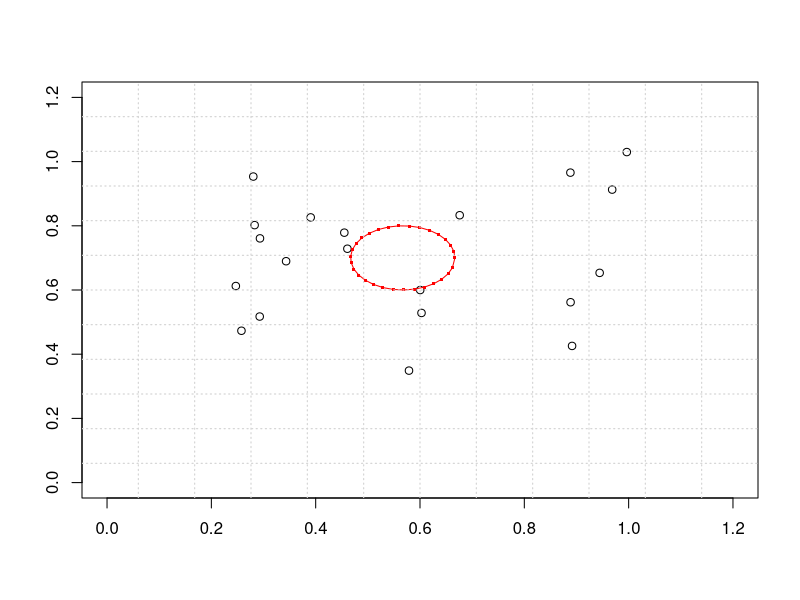
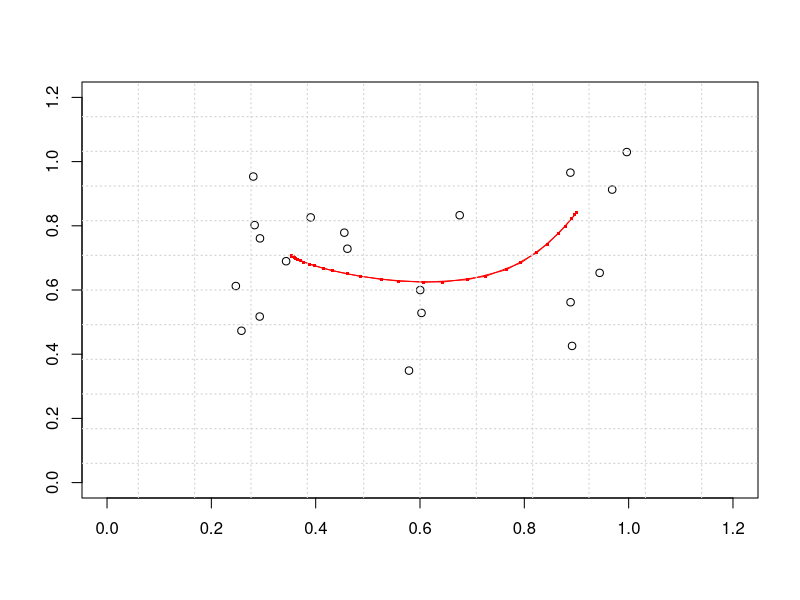
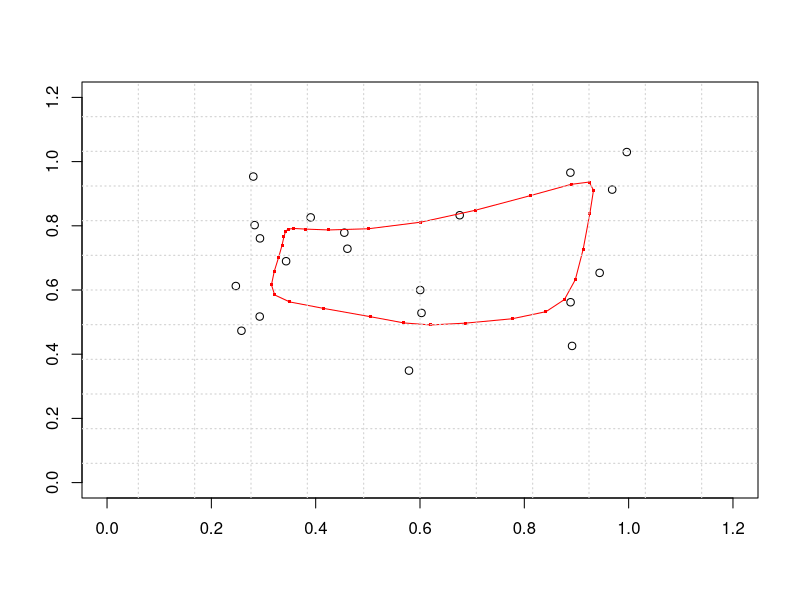
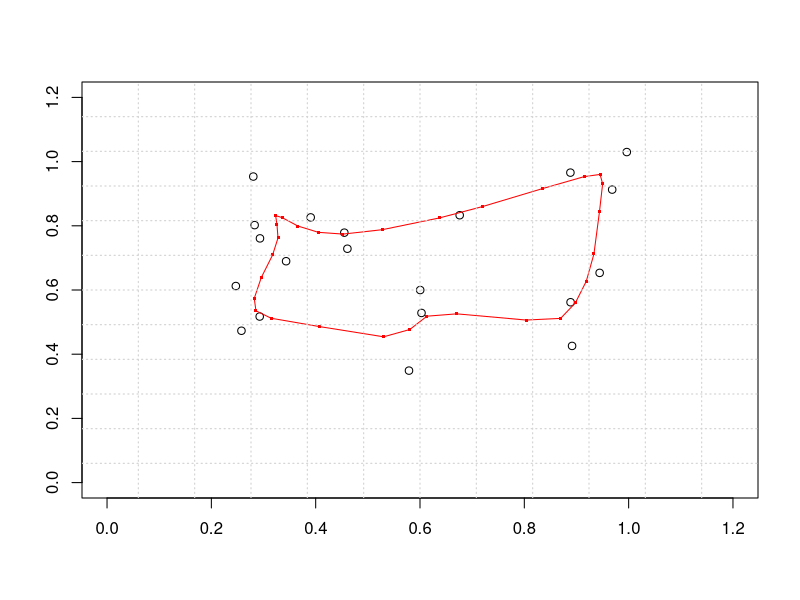
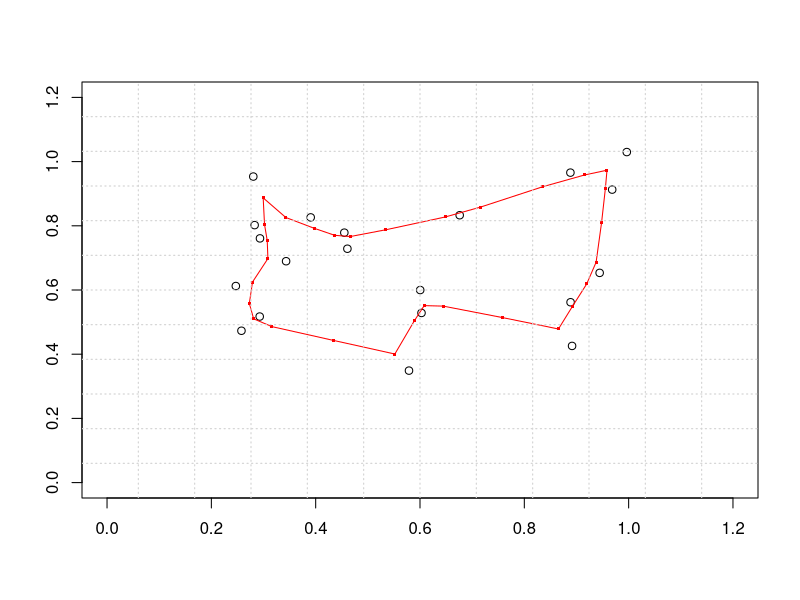
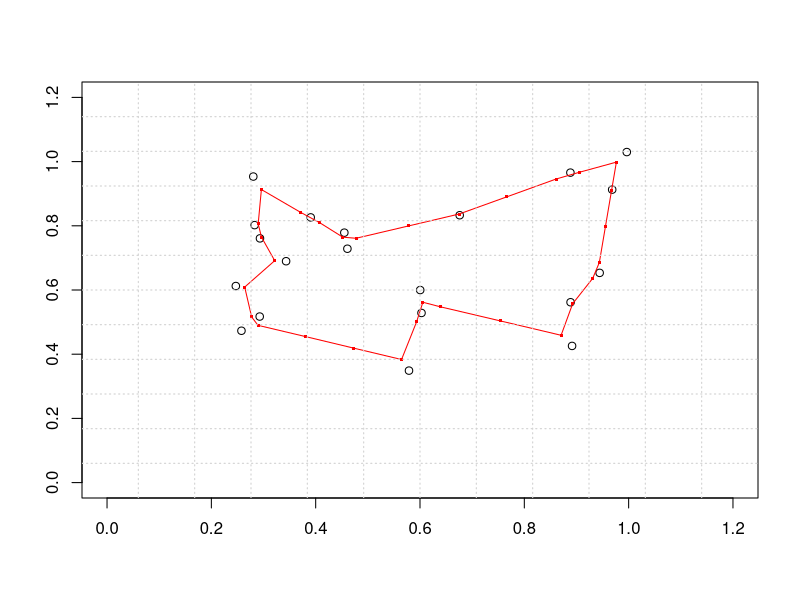
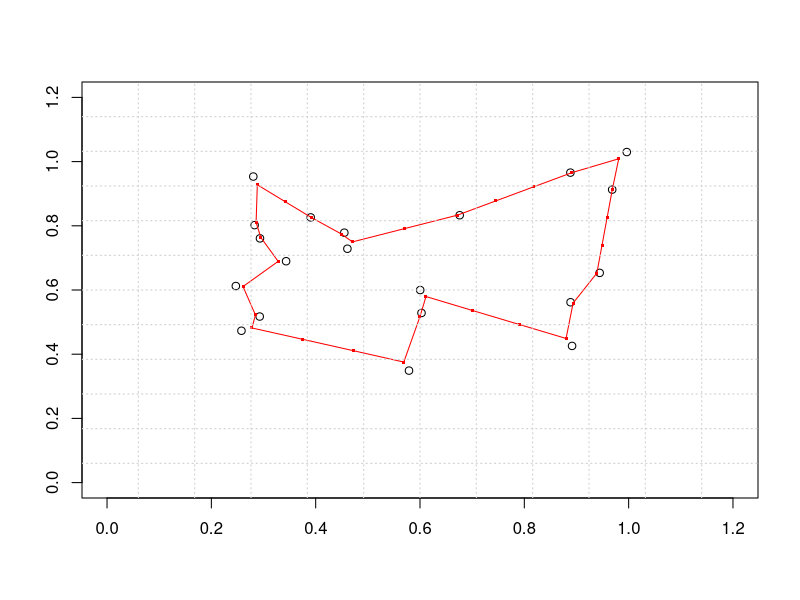
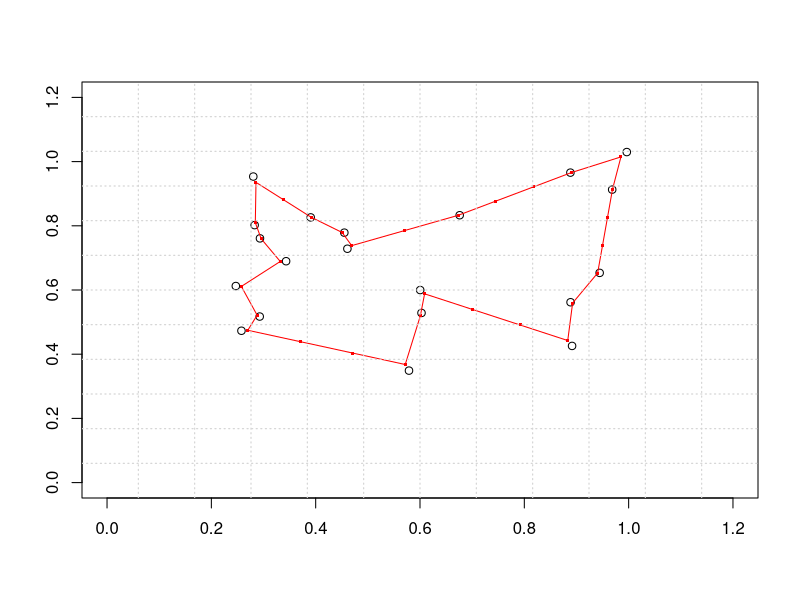

These charts were generated, in order, by the following R code: (Note: a time limit stopped this script after it produced the figures.)
#function for creating random cities
random_cities<-function(cities){
  x_coor <- runif(cities, 0.2, 1.1)
  y_coor <- runif(cities, 0.2, 1.1)
  coors <- cbind(x_coor,y_coor) 
  return(coors)
}

#function for creating a plot of the randomised tours
plotdata<-function(coors,neurons){
  plot(coors[,1],coors[,2], ylim=c(0,1.2), xlim=c(0,1.2),
        xlab="", ylab="")
  points(neurons[,1],neurons[,2], pch=".", col="red", cex=3)
  neurons<-rbind(neurons,neurons[1,])
  for (i in 1:(nrow(neurons)-1)){
    segments(neurons[i,1],neurons[i,2],neurons[i+1,1],
             neurons[i+1,2], col="red")}
  grid(12,12,lwd=1.1)
}

#function for creating neurons of the elastic net
neuron<-function(c,coors,r=0.1){
  c=c+10
  if (c == 2){
    t<-seq(0, (2*pi), by = pi)
  } else {
    t<-seq(0, (1.9*pi), length = c)
  }
  x_coor<-c()
  y_coor<-c()
  
  #position elastic net on the centroid of data
  for (i in 1:c){
    x_coor[i]<-r*cos(t[i])+mean(coors[,1])#mean_coorsx
    y_coor[i]<-r*sin(t[i])+mean(coors[,2])#mean_coorsy
  }
  neuron <- cbind(x_coor,y_coor) 
  return(neuron)
}

#function that calculates distance between points
distance = function(coor,neuron) {
  line_len<-round(sqrt((coor[1]-neuron[1])^2+
                         (coor[2]-neuron[2])^2),8)
  return(as.numeric(line_len))
}

#create a function to calculate energy
energy<-function(k,y){
  a=alpha; b=beta;c=cities+10
  d=cities; x=coors
  #y=neurons; k=0.2
  all_exp<-list()
  for (i in 1:c){
    exps<-c()
    for (n in 1:d){
      exps[n]<-exp(-1*(distance(x[n,],y[i,])^2)/(2*k^2))
    }
    all_exp[[i]]<-exps
  }
  A1<-c()
  for(i in 1:length(all_exp)){
    A1[i]<-log(sum(all_exp[[i]]))
  }
  A<--1*a*k*sum(A1)
  y_diff_term<-c()
  for (i in 1:c){
    if(i==c){
      term1=y[1,]
      term2=y[i,]
    }else{
      term1=y[(i+1),]
      term2=y[i,]
    }
    y_diff_term[i]<-distance(term1,term2)^2
  }
  B<-b*sum(y_diff_term)
  E<-A+B
  return(E)
}

#create weight update function
delta_y<-function(k,y){
  c=cities+10; a=alpha;x=coors;b=beta;
  #y=neurons; k=0.2;
  d=cities
  all_exp<-list()
  xi_yj<-list()
  for (i in 1:d){
    exps<-c()
    diff_matrix<-matrix(0,c,2)
    for (n in 1:c){
      exps[n]<-exp(-1*(distance(x[i,],y[n,])^2)/(2*k^2))
      diff_matrix[n,]<-(x[i,]-y[n,])
    }
    all_exp[[i]]<-exps
    xi_yj[[i]]<-diff_matrix
  }
  
  wij<-list()
  for(i in 1:length(all_exp)){
    wij[[i]]<-t(all_exp[[i]])/sum(all_exp[[i]])
  }
  
  xi_yj_as_matrix<-do.call(cbind, xi_yj)
  wij_as_matrix<-matrix(0,c,c)
  allexp_as_matrix<-matrix(0,c,c)
  for (i in 1:length(wij)){
    wij_as_matrix[i,]<-as.vector(t(wij[[i]]))
    allexp_as_matrix[i,]<-as.vector(t(all_exp[[i]]))
  }
  
  start <- seq(1, by = 2, length = ncol(xi_yj_as_matrix) / 2)
  prod_matrix_aslist<-list()
  count=0
  for (i in start){
    count=count+1
    prod_matrix_aslist[[count]]<-wij_as_matrix[count,]*xi_yj_as_matrix[,i:(i+1)]
  }
  
  summation<-Reduce('+', prod_matrix_aslist) #summation over neurons
  
  y_diff_term<-matrix(0,c,2)
  for (i in 1:c){
    if (i == 1){
      term1=y[(i+1),]
      term2=2*y[i,]
      term3=y[c,]
    } else if(i==c){
      term1=y[1,]
      term2=2*y[i,]
      term3=y[(i-1),]
    }else{
      term1=y[(i+1),]
      term2=2*y[i,]
      term3=y[(i-1),]
    }
    y_diff_term[i,]<-term1-term2+term3
  }
  
  dy=(a*summation)+(b*k*y_diff_term)
  return(dy)
}

cities <-20 #number of cities
coors<-random_cities(cities)
neurons<-neuron(cities,coors)
dev.off();plotdata(coors,neurons)
K=0.25;alpha=0.3;beta=2;iter=10000; n=25
M=0.25*cities
E<-c(); temp<-c()

for (q in 1:iter){
  temp[q]<-K
  E[q]=energy(K,neurons)
  delta_neurons<-delta_y(K,neurons)
  neurons<-neurons+delta_neurons
  if (q%%n==0){
    K=0.99*K
  }
  if (q%%1000==0){
    dev.off()
    plotdata(coors,neurons)
    Sys.sleep(1)
  }
}

plot(seq(1,iter,1),E, type="l", col="indianred", 
     main= "Energy Minimisation",
     xlab= "Iteration",
     ylab= "Energy",
     cex.main=1.7, cex.axis=1,cex.lab=1.4)
grid(13,13,lwd=1.3)
plot(seq(1,iter,1),temp, type="l", col="indianred", 
     main= "Length Parameter (K) Variation", lwd = 3,
     xlab= "Iteration",
     ylab= "K",
     cex.main=1.7, cex.axis=1,cex.lab=1.4)
grid(13,13,lwd=1.3)
